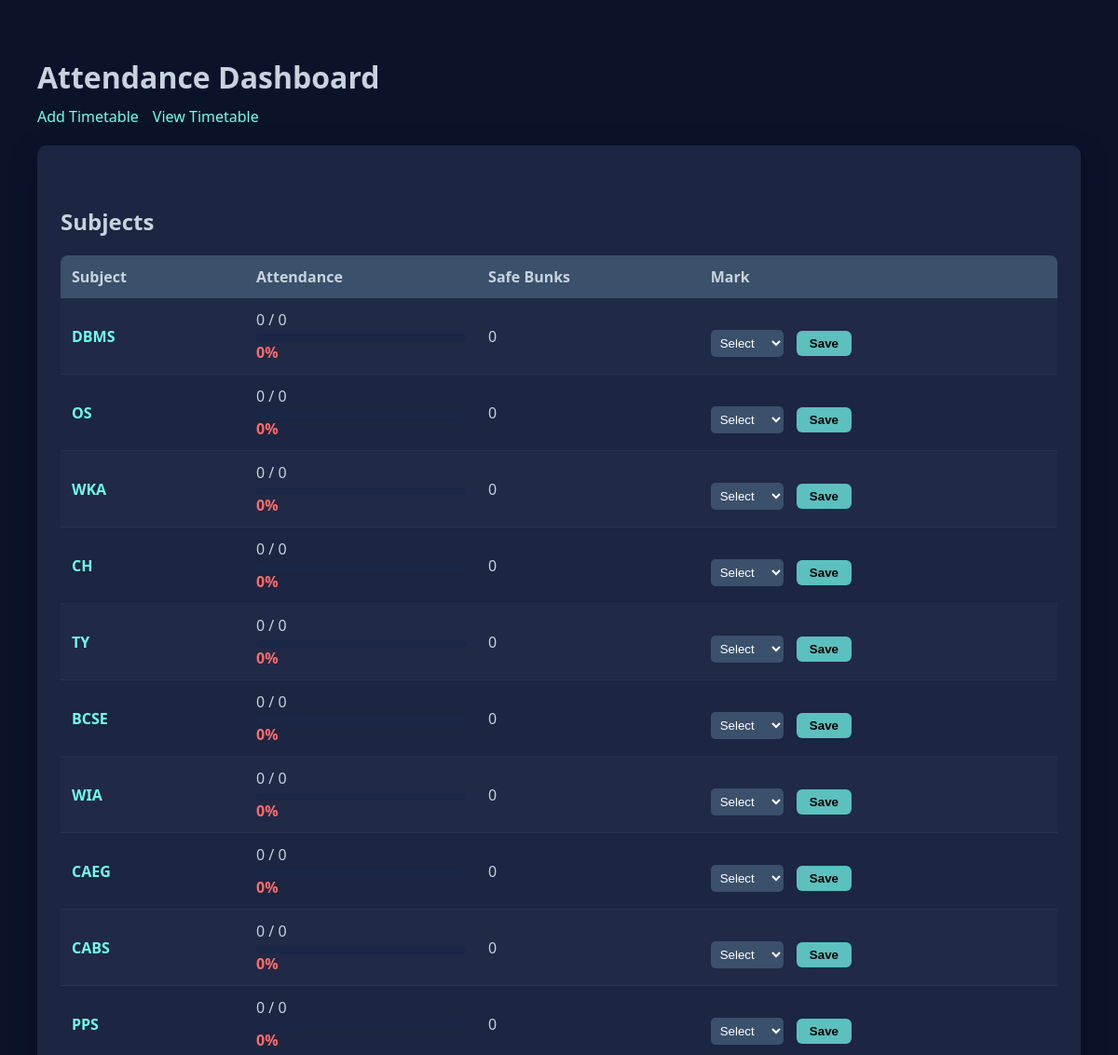
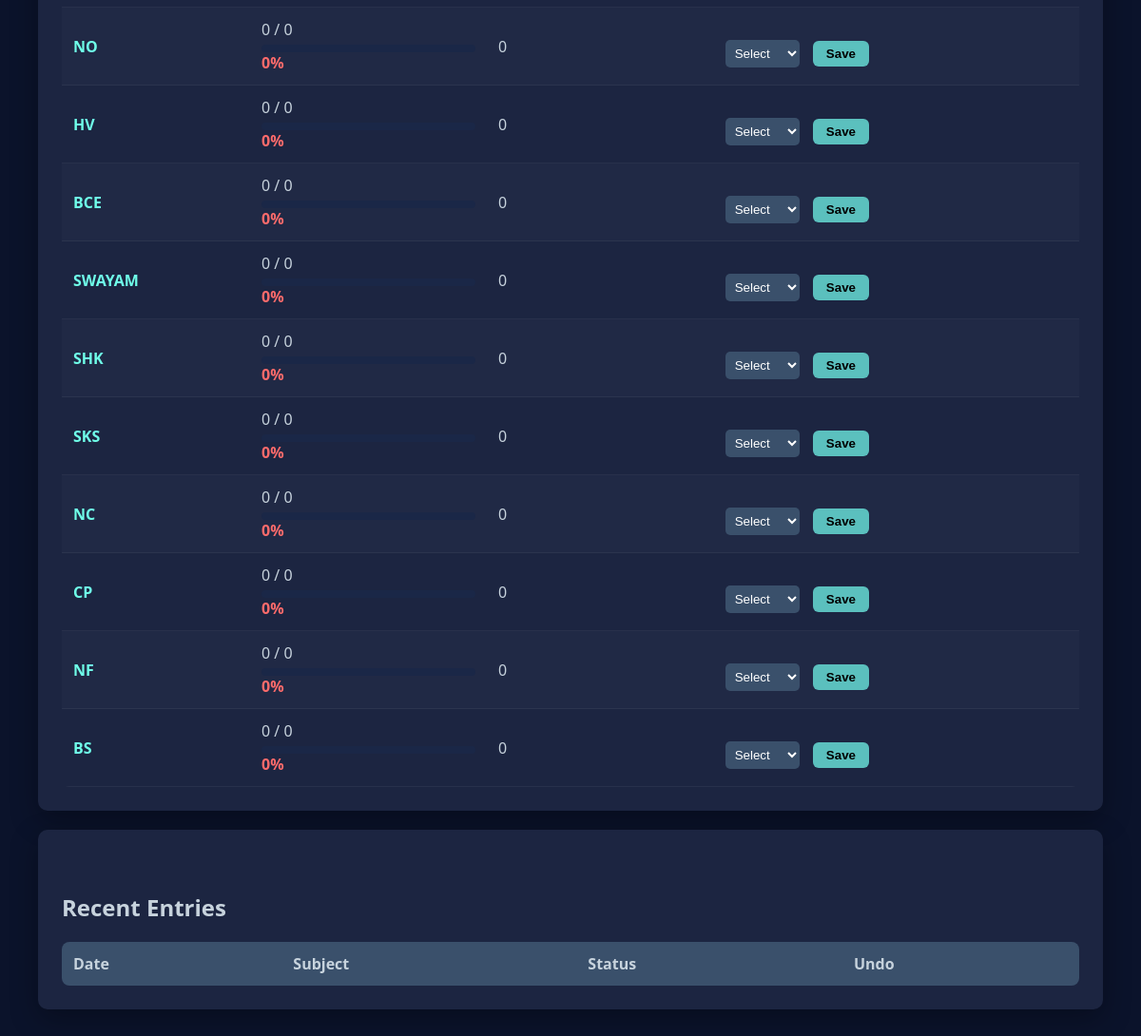
The page / on the database its author committed (2 pictures, top to bottom).
### tables this page shows
CREATE TABLE subjects(
        id INTEGER PRIMARY KEY AUTOINCREMENT,
        name TEXT,
        total_classes INTEGER DEFAULT 0,
        attended_classes INTEGER DEFAULT 0
    );

### attendance-tracker/app.py (the view)
@app.route("/")
def dashboard():
    conn = get_db()
    cur = conn.cursor()
    cur.execute("SELECT * FROM subjects")
    subjects = cur.fetchall()
    data = []
    for s in subjects:
        total = s[2]
        attended = s[3]
        percent = 0
        if total > 0:
            percent = round((attended / total) * 100, 2)
        bunks = 0
        if total > 0:
            bunks = int((attended / 0.75) - total)
        data.append({
            "name": s[1],
            "total": total,
            "attended": attended,
            "percent": percent,
            "bunks": bunks
        })
    cur.execute("""
    SELECT id,subject,status,date
    FROM attendance_logs
    ORDER BY id DESC
    LIMIT 10
    """)
    logs = cur.fetchall()
    conn.close()
    return render_template("dashboard.html", subjects=data, logs=logs)

### attendance-tracker/app.py (called while the page is built)
def get_db():
    return sqlite3.connect(DB)

### attendance-tracker/templates/dashboard.html (shortened to what this page needs)
<!DOCTYPE html>
<html>
<head>
<link rel="stylesheet" href="/static/style.css">
</head>
<body>
<h1>Attendance Dashboard</h1>
<div class="nav">
<a href="/upload">Add Timetable</a>
<a href="/timetable">View Timetable</a>
</div>
<div class="card">
<h2>Subjects</h2>
<table>
<tr>
<th>Subject</th>
<th>Attendance</th>
<th>Safe Bunks</th>
<th>Mark</th>
</tr>
{% for s in subjects %}
<tr>
<td class="subject">
<a href="/subject/{{s.name}}">
{{s.name}}
</a>
</td>
<td>
{{s.attended}} / {{s.total}}
<div class="progress">
</div>
{% if s.percent >= 75 %}
<span class="good">{{s.percent}}%</span>
{% else %}
<span class="bad">{{s.percent}}%</span>
{% endif %}
</td>
<td>
{{s.bunks}}
</td>
<td>
<form action="/mark" method="post">
<select name="status" required>
<option value="">Select</option>
</select>
<button type="submit">Save</button>
</form>
</td>
</tr>
{% endfor %}
</table>
</div>
<div class="card">
<h2>Recent Entries</h2>
<table>
<tr>
<th>Date</th>
<th>Subject</th>
<th>Status</th>
<th>Undo</th>
</tr>
</table>
</div>
</body>
</html>

### attendance-tracker/static/style.css (style rules this page uses)
:root { --bg:#0B132B; --panel:#1C2541; --panel2:#3A506B; --accent:#5BC0BE; --accent2:#6FFFE9; --text:#C7D3DD; --muted:#8FA5B5; --danger:#FF6B6B; --good:#4CD964; }
body { background:var(--bg); color:var(--text); font-family:system-ui, Arial; padding:40px; margin:0; }
h1 { margin-bottom:10px; }
h2 { margin-top:40px; }
.nav { margin-bottom:20px; display:flex; gap:15px; flex-wrap:wrap; }
a { color:var(--accent2); text-decoration:none; }
.card { background:var(--panel); padding:25px; border-radius:10px; margin-top:20px; box-shadow:0 10px 30px rgba(0,0,0,0.3); }
table { width:100%; border-collapse:collapse; margin-top:10px; overflow:hidden; border-radius:8px; }
th { background:var(--panel2); padding:12px; text-align:left; }
td { padding:12px; border-bottom:1px solid rgba(255,255,255,0.05); }
tr:nth-child(even) { background:rgba(255,255,255,0.02); }
.subject a { font-weight:bold; }
button { padding:6px 14px; border:none; border-radius:6px; cursor:pointer; background:var(--accent); color:#000; font-weight:600; margin-right:5px; }
input, select { padding:6px; margin-right:10px; border-radius:5px; border:none; background:#3A506B; color:white; }
form { margin-top:15px; }
.bad { color:var(--danger); font-weight:600; }
.progress { background:#1a2747; height:8px; border-radius:6px; overflow:hidden; margin-top:5px; }

### rows shown on the page
subjects: name "DBMS", attended "0", total "0", percent "0", bunks "0"
subjects: name "OS", attended "0", total "0", percent "0", bunks "0"
subjects: name "WKA", attended "0", total "0", percent "0", bunks "0"
subjects: name "CH", attended "0", total "0", percent "0", bunks "0"
subjects: name "TY", attended "0", total "0", percent "0", bunks "0"
subjects: name "BCSE", attended "0", total "0", percent "0", bunks "0"
subjects: name "WIA", attended "0", total "0", percent "0", bunks "0"
subjects: name "CAEG", attended "0", total "0", percent "0", bunks "0"
subjects: name "CABS", attended "0", total "0", percent "0", bunks "0"
subjects: name "PPS", attended "0", total "0", percent "0", bunks "0"
subjects: name "NO", attended "0", total "0", percent "0", bunks "0"
subjects: name "HV", attended "0", total "0", percent "0", bunks "0"
subjects: name "BCE", attended "0", total "0", percent "0", bunks "0"
subjects: name "SWAYAM", attended "0", total "0", percent "0", bunks "0"
subjects: name "SHK", attended "0", total "0", percent "0", bunks "0"
subjects: name "SKS", attended "0", total "0", percent "0", bunks "0"
subjects: name "NC", attended "0", total "0", percent "0", bunks "0"
subjects: name "CP", attended "0", total "0", percent "0", bunks "0"
subjects: name "NF", attended "0", total "0", percent "0", bunks "0"
subjects: name "BS", attended "0", total "0", percent "0", bunks "0"
